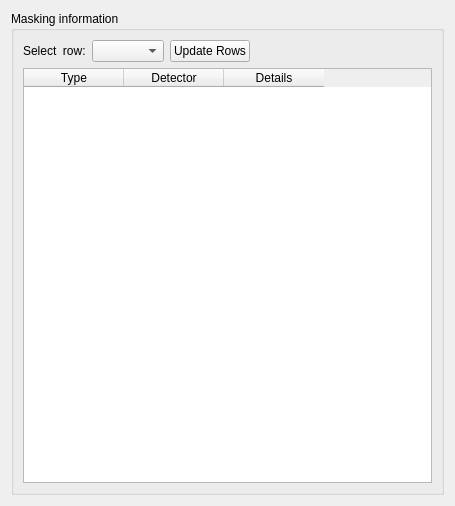
<?xml version="1.0" encoding="UTF-8"?>
<ui version="4.0">
 <class>MaskingTable</class>
 <widget class="QWidget" name="MaskingTable">
  <property name="geometry">
   <rect>
    <x>0</x>
    <y>0</y>
    <width>455</width>
    <height>506</height>
   </rect>
  </property>
  <property name="windowTitle">
   <string>Form</string>
  </property>
  <layout class="QVBoxLayout" name="verticalLayout_2">
   <item>
    <widget class="QGroupBox" name="groupBox">
     <property name="toolTip">
      <string>&lt;html&gt;&lt;head/&gt;&lt;body&gt;&lt;p&gt;Gives a summary of the the masking settings.&lt;/p&gt;&lt;/body&gt;&lt;/html&gt;</string>
     </property>
     <property name="title">
      <string>Masking information</string>
     </property>
     <layout class="QGridLayout" name="gridLayout">
      <item row="1" column="0" colspan="6">
       <widget class="QTableWidget" name="masking_table">
        <property name="columnCount">
         <number>3</number>
        </property>
        <column>
         <property name="text">
          <string>Type</string>
         </property>
        </column>
        <column>
         <property name="text">
          <string>Detector</string>
         </property>
        </column>
        <column>
         <property name="text">
          <string>Details</string>
         </property>
        </column>
       </widget>
      </item>
      <item row="0" column="0">
       <widget class="QLabel" name="label">
        <property name="text">
         <string>Select  row:</string>
        </property>
       </widget>
      </item>
      <item row="0" column="1">
       <widget class="QComboBox" name="select_row_combo_box">
        <property name="toolTip">
         <string>&lt;html&gt;&lt;head/&gt;&lt;body&gt;&lt;p&gt;Selects the row for which the masking information is to be shown&lt;/p&gt;&lt;/body&gt;&lt;/html&gt;</string>
        </property>
       </widget>
      </item>
      <item row="0" column="2">
       <widget class="QPushButton" name="select_row_push_button">
        <property name="toolTip">
         <string>&lt;html&gt;&lt;head/&gt;&lt;body&gt;&lt;p&gt;Updates the available rows, after the number of rows has changed either via a manual change or after having loaded a new batch file.&lt;/p&gt;&lt;/body&gt;&lt;/html&gt;</string>
        </property>
        <property name="text">
         <string>Update Rows</string>
        </property>
       </widget>
      </item>
     </layout>
    </widget>
   </item>
  </layout>
 </widget>
 <resources/>
 <connections/>
</ui>
